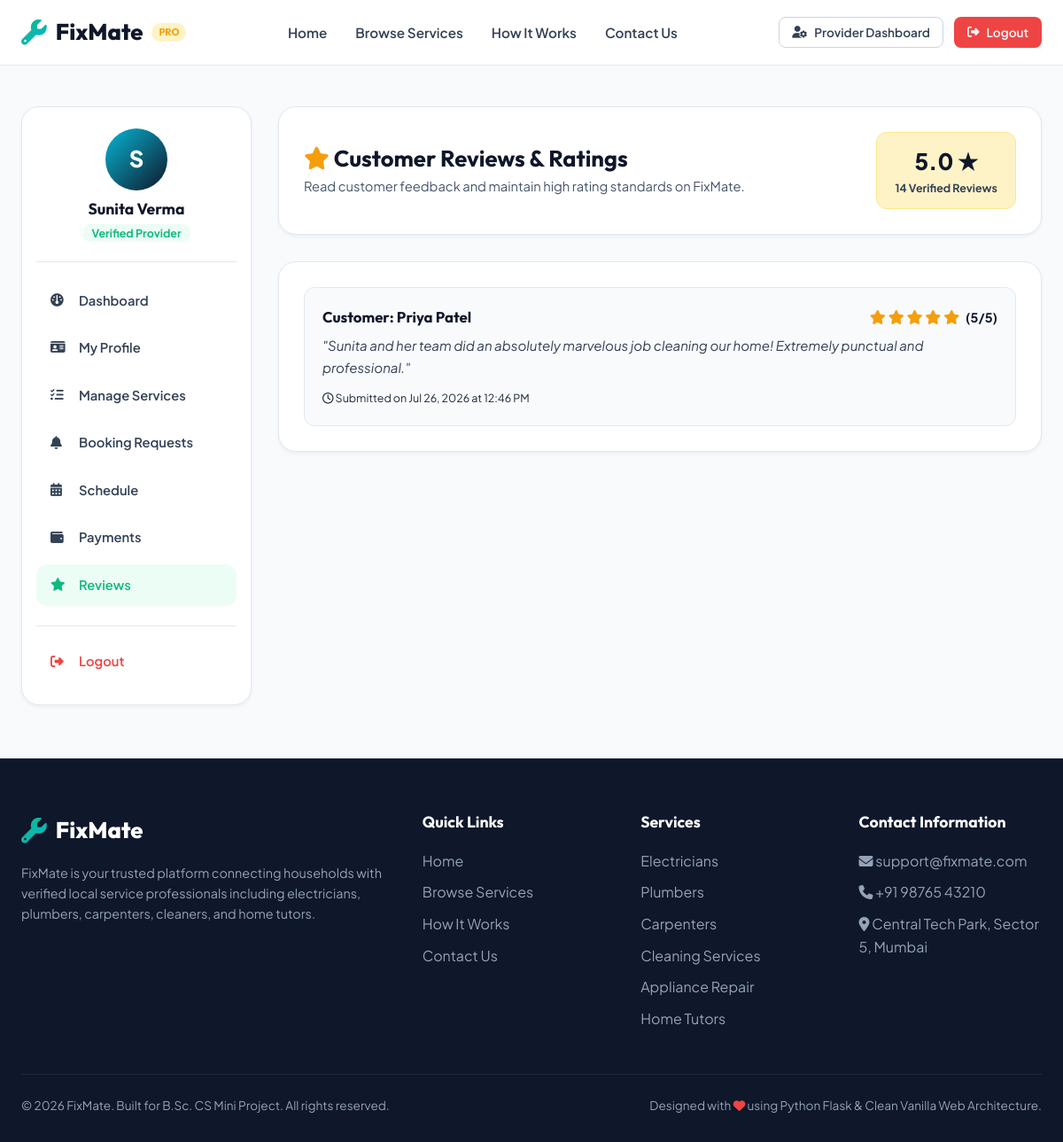
/provider/reviews (signed in), run on the app's committed database.
### database.py (models this page shows, shortened)
class User(UserMixin, db.Model):
    __tablename__ = 'users'
    id = db.Column(db.Integer, primary_key=True)
    full_name = db.Column(db.String(100), nullable=False)
    email = db.Column(db.String(120), unique=True, nullable=False, index=True)
    password_hash = db.Column(db.String(255), nullable=False)
    mobile = db.Column(db.String(20), nullable=False)
    address = db.Column(db.Text, nullable=False)
    role = db.Column(db.String(20), nullable=False)  # 'customer', 'provider', 'admin'
    status = db.Column(db.String(20), default='Approved')  # 'Approved', 'Pending', 'Rejected'
    created_at = db.Column(db.DateTime, default=datetime.now)
    customer_profile = db.relationship('CustomerProfile', backref='user', uselist=False, cascade="all, delete-orphan")
    provider_profile = db.relationship('ProviderProfile', backref='user', uselist=False, cascade="all, delete-orphan")

class ProviderProfile(db.Model):
    __tablename__ = 'provider_profiles'
    id = db.Column(db.Integer, primary_key=True)
    user_id = db.Column(db.Integer, db.ForeignKey('users.id', ondelete='CASCADE'), nullable=False)
    experience = db.Column(db.Integer, nullable=False, default=0) # years
    qualification = db.Column(db.String(150), nullable=False)
    category_id = db.Column(db.Integer, db.ForeignKey('categories.id', ondelete='SET NULL'), nullable=True)
    operating_area = db.Column(db.String(100), nullable=False)
    verification_doc = db.Column(db.String(255), nullable=True)
    photo = db.Column(db.String(255), nullable=True, default='default_avatar.png')
    bio = db.Column(db.Text, nullable=True)
    rating = db.Column(db.Float, default=5.0)
    total_reviews = db.Column(db.Integer, default=0)
    category = db.relationship('Category', backref='providers')
    services = db.relationship('Service', backref='provider', lazy=True, cascade="all, delete-orphan")

class Review(db.Model):
    __tablename__ = 'reviews'
    id = db.Column(db.Integer, primary_key=True)
    booking_id = db.Column(db.Integer, db.ForeignKey('bookings.id', ondelete='CASCADE'), nullable=False)
    customer_id = db.Column(db.Integer, db.ForeignKey('users.id', ondelete='CASCADE'), nullable=False)
    provider_id = db.Column(db.Integer, db.ForeignKey('users.id', ondelete='CASCADE'), nullable=False)
    rating = db.Column(db.Integer, nullable=False)
    comment = db.Column(db.Text, nullable=True)
    created_at = db.Column(db.DateTime, default=datetime.now)
    customer = db.relationship('User', foreign_keys=[customer_id])
    provider = db.relationship('User', foreign_keys=[provider_id])

### routes/provider.py (the view)
@provider_bp.route('/reviews')
def reviews():
    provider_reviews = Review.query.filter_by(provider_id=current_user.id).order_by(Review.created_at.desc()).all()
    provider_prof = ProviderProfile.query.filter_by(user_id=current_user.id).first()
    return render_template('provider/reviews.html',
                           reviews=provider_reviews,
                           provider_prof=provider_prof,
                           active_page='reviews')

### routes/provider.py (called while the page is built)
@provider_bp.before_request
@login_required
def check_provider_role():
    if current_user.role != 'provider':
        flash('Access restricted to Provider accounts.', 'danger')
        return redirect(url_for('public.home'))
    if current_user.status == 'Suspended':
        logout_user()
        flash('Your account has been suspended by Administration. Access revoked.', 'danger')
        return redirect(url_for('auth.login'))

### templates/provider/reviews.html (shortened to what this page needs)
{% extends 'provider/layout.html' %}
{% block provider_content %}
<div style="background: var(--white); border: 1px solid var(--gray-200); border-radius: var(--radius-lg); padding: 28px; box-shadow: var(--shadow-sm); margin-bottom: 30px;">
    <div style="display: flex; justify-content: space-between; align-items: center;">
        <div>
            <h2 style="font-size: 1.6rem; color: var(--dark); margin-bottom: 4px;"><i class="fa-solid fa-star" style="color: var(--accent);"></i> Customer Reviews & Ratings</h2>
            <p style="color: var(--gray-600); font-size: 0.92rem;">Read customer feedback and maintain high rating standards on FixMate.</p>
        </div>
        <div style="background: #fef3c7; border: 1px solid #fde68a; padding: 12px 20px; border-radius: var(--radius-md); text-align: center;">
            <div style="font-size: 1.6rem; font-weight: 800; color: var(--dark);">{{ provider_prof.rating }} ★</div>
            <div style="font-size: 0.78rem; color: var(--gray-700); font-weight: 700;">{{ provider_prof.total_reviews }} Verified Reviews</div>
        </div>
    </div>
</div>
<div style="background: var(--white); border: 1px solid var(--gray-200); border-radius: var(--radius-lg); padding: 28px; box-shadow: var(--shadow-sm);">
    {% if reviews %}
        <div style="display: flex; flex-direction: column; gap: 16px;">
            {% for r in reviews %}
                <div style="background: var(--gray-50); border: 1px solid var(--gray-200); border-radius: var(--radius-md); padding: 20px;">
                    <div style="display: flex; justify-content: space-between; align-items: center; margin-bottom: 8px;">
                        <h4 style="font-size: 1.05rem; color: var(--dark); margin: 0;">Customer: {{ r.customer.full_name }}</h4>
                        <div style="color: var(--accent); font-weight: 700; font-size: 1rem;">
                            {% for i in range(r.rating) %}
                                <i class="fa-solid fa-star"></i>
                            {% endfor %}
                            <span style="color: var(--dark); font-size: 0.9rem; margin-left: 4px;">({{ r.rating }}/5)</span>
                        </div>
                    </div>
                    <p style="color: var(--gray-700); font-size: 0.94rem; margin-bottom: 8px; font-style: italic;">"{{ r.comment }}"</p>
                    <span style="font-size: 0.78rem; color: var(--gray-500);"><i class="fa-regular fa-clock"></i> Submitted on {{ r.created_at.strftime('%b %d, %Y at %I:%M %p') }}</span>
                </div>
            {% endfor %}
        </div>
    {% else %}
        <div style="text-align: center; padding: 40px 20px; color: var(--gray-600);">
            <i class="fa-solid fa-comment-slash" style="font-size: 2.5rem; color: var(--gray-400); margin-bottom: 12px;"></i>
            <p>No customer reviews received yet.</p>
        </div>
    {% endif %}
</div>
{% endblock %}

### templates/provider/layout.html (shortened to what this page needs)
{% extends 'base.html' %}
{% block content %}
<div class="container" style="padding-top: 30px; padding-bottom: 60px;">
    <div style="display: grid; grid-template-columns: 260px 1fr; gap: 30px; align-items: start;">
        <aside style="background: var(--white); border: 1px solid var(--gray-200); border-radius: var(--radius-lg); padding: 24px 16px; box-shadow: var(--shadow-sm); position: sticky; top: 90px;">
            <div style="text-align: center; padding-bottom: 20px; border-bottom: 1px solid var(--gray-200); margin-bottom: 20px;">
                {% if current_user.provider_profile and current_user.provider_profile.photo %}
                    <div style="display: none; width: 70px; height: 70px; border-radius: 50%; background: linear-gradient(135deg, var(--secondary), var(--dark)); color: white; font-weight: 800; font-size: 1.6rem; align-items: center; justify-content: center; margin: 0 auto 10px;">
                        {{ current_user.full_name[0] }}
                    </div>
                {% endif %}
                <h3 style="font-size: 1.1rem; margin-bottom: 2px; color: var(--dark);">{{ current_user.full_name }}</h3>
                <span style="font-size: 0.78rem; color: var(--primary); font-weight: 700; background: var(--primary-light); padding: 2px 10px; border-radius: var(--radius-full);">Verified Provider</span>
            </div>
            <ul style="list-style: none; display: flex; flex-direction: column; gap: 6px;">
                <li>
                    <a href="{{ url_for('provider.dashboard') }}" style="display: flex; align-items: center; gap: 12px; padding: 12px 16px; border-radius: var(--radius-md); font-weight: 600; font-size: 0.92rem; color: {% if active_page == 'dashboard' %}var(--primary){% else %}var(--gray-700){% endif %}; background: {% if active_page == 'dashboard' %}var(--primary-light){% else %}transparent{% endif %}; transition: var(--transition);">
                        <i class="fa-solid fa-gauge" style="width: 20px;"></i> Dashboard
                    </a>
                </li>
                <li>
                    <a href="{{ url_for('provider.profile') }}" style="display: flex; align-items: center; gap: 12px; padding: 12px 16px; border-radius: var(--radius-md); font-weight: 600; font-size: 0.92rem; color: {% if active_page == 'profile' %}var(--primary){% else %}var(--gray-700){% endif %}; background: {% if active_page == 'profile' %}var(--primary-light){% else %}transparent{% endif %}; transition: var(--transition);">
                        <i class="fa-solid fa-id-card" style="width: 20px;"></i> My Profile
                    </a>
                </li>
                <li>
                    <a href="{{ url_for('provider.services') }}" style="display: flex; align-items: center; gap: 12px; padding: 12px 16px; border-radius: var(--radius-md); font-weight: 600; font-size: 0.92rem; color: {% if active_page == 'services' %}var(--primary){% else %}var(--gray-700){% endif %}; background: {% if active_page == 'services' %}var(--primary-light){% else %}transparent{% endif %}; transition: var(--transition);">
                        <i class="fa-solid fa-list-check" style="width: 20px;"></i> Manage Services
                    </a>
                </li>
                <li>
                    <a href="{{ url_for('provider.booking_requests') }}" style="display: flex; align-items: center; gap: 12px; padding: 12px 16px; border-radius: var(--radius-md); font-weight: 600; font-size: 0.92rem; color: {% if active_page == 'requests' %}var(--primary){% else %}var(--gray-700){% endif %}; background: {% if active_page == 'requests' %}var(--primary-light){% else %}transparent{% endif %}; transition: var(--transition);">
                        <i class="fa-solid fa-bell" style="width: 20px;"></i> Booking Requests
                    </a>
                </li>
                <li>
                    <a href="{{ url_for('provider.schedule') }}" style="display: flex; align-items: center; gap: 12px; padding: 12px 16px; border-radius: var(--radius-md); font-weight: 600; font-size: 0.92rem; color: {% if active_page == 'schedule' %}var(--primary){% else %}var(--gray-700){% endif %}; background: {% if active_page == 'schedule' %}var(--primary-light){% else %}transparent{% endif %}; transition: var(--transition);">
                        <i class="fa-solid fa-calendar-days" style="width: 20px;"></i> Schedule
                    </a>
                </li>
                <li>
                    <a href="{{ url_for('provider.payments') }}" style="display: flex; align-items: center; gap: 12px; padding: 12px 16px; border-radius: var(--radius-md); font-weight: 600; font-size: 0.92rem; color: {% if active_page == 'payments' %}var(--primary){% else %}var(--gray-700){% endif %}; background: {% if active_page == 'payments' %}var(--primary-light){% else %}transparent{% endif %}; transition: var(--transition);">
                        <i class="fa-solid fa-wallet" style="width: 20px;"></i> Payments
                    </a>
                </li>
                <li>
                    <a href="{{ url_for('provider.reviews') }}" style="display: flex; align-items: center; gap: 12px; padding: 12px 16px; border-radius: var(--radius-md); font-weight: 600; font-size: 0.92rem; color: {% if active_page == 'reviews' %}var(--primary){% else %}var(--gray-700){% endif %}; background: {% if active_page == 'reviews' %}var(--primary-light){% else %}transparent{% endif %}; transition: var(--transition);">
                        <i class="fa-solid fa-star" style="width: 20px;"></i> Reviews
                    </a>
                </li>
                <li style="margin-top: 16px; border-top: 1px solid var(--gray-200); padding-top: 16px;">
                    <a href="{{ url_for('auth.logout') }}" style="display: flex; align-items: center; gap: 12px; padding: 12px 16px; border-radius: var(--radius-md); font-weight: 600; font-size: 0.92rem; color: var(--danger); transition: var(--transition);">
                        <i class="fa-solid fa-right-from-bracket" style="width: 20px;"></i> Logout
                    </a>
                </li>
            </ul>
        </aside>
        <main>
            {% block provider_content %}{% endblock %}
        </main>
    </div>
</div>
{% endblock %}

### static/css/style.css (style rules this page uses)
:root { --primary: #10b981; --primary-hover: #059669; --primary-light: #ecfdf5; --secondary: #06b6d4; --secondary-hover: #0891b2; --accent: #f59e0b; --accent-light: #fef3c7; --dark: #0f172a; --dark-surface: #1e293b; --light: #f8fafc; --white: #ffffff; --gray-50: #f8fafc; --gray-100: #f1f5f9; --gray-200: #e2e8f0; --gray-300: #cbd5e1; --gray-400: #94a3b8; --gray-600: #475569; --gray-700: #334155; --gray-800: #1e293b; --danger: #ef4444; --success: #10b981; --warning: #f59e0b; --radius-sm: 8px; --radius-md: 12px; --radius-lg: 20px; --radius-full: 9999px; --shadow-sm: 0 2px 4px rgba(15, 23, 42, 0.05); --shadow-md: 0 10px 25px -5px rgba(15, 23, 42, 0.08), 0 8px 10px -6px rgba(15, 23, 42, 0.04); --shadow-lg: 0 20px 35px -10px rgba(15, 23, 42, 0.12), 0 10px 15px -5px rgba(15, 23, 42, 0.06); --shadow-glow: 0 10px 30px rgba(16, 185, 129, 0.35); --transition: all 0.3s cubic-bezier(0.4, 0, 0.2, 1); }
* { margin: 0; padding: 0; box-sizing: border-box; }
body { font-family: 'Plus Jakarta Sans', sans-serif; color: var(--gray-800); background-color: var(--gray-50); line-height: 1.6; overflow-x: hidden; display: flex; flex-direction: column; min-height: 100vh; }
h1, h2, h3, h4, h5, h6 { font-family: 'Outfit', sans-serif; color: var(--dark); font-weight: 700; line-height: 1.25; }
a { text-decoration: none; color: inherit; transition: var(--transition); }
.container { width: 100%; max-width: 1240px; margin: 0 auto; padding: 0 24px; }

### data on the page
User: full_name "S", full_name "Sunita Verma"
ProviderProfile: rating "5.0", total_reviews "14"
Review: customer.full_name "Priya Patel", rating "5", comment "Sunita and her team did an absolutely marvelous job cleaning our home! Extremely punctual and professional.", created_at "Jul 26, 2026 at 12:46 PM"
